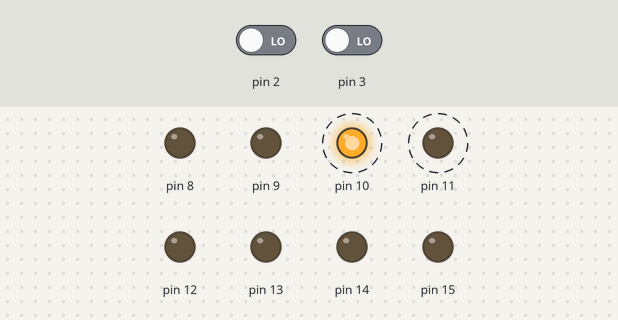
Bench run of a sketch on a simulated Arduino Uno, built with avr-gcc and run on an emulated ATmega328P. On the bench: output pins drawn as LEDs (lit = HIGH). Dashed ring = blinking. Inputs (shaded band) come from the test bench; at power-on: pin 2 LOW, pin 3 LOW. What the sketch prints to the serial monitor is not drawn.

Above: at 0.03 s.
Timing chart, 0 to 3.0 s (numbered marks = the images above):
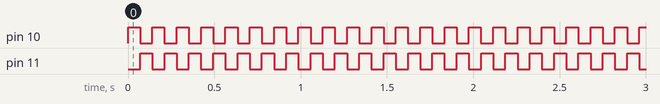

The sketch:

arduinoSonarCounter.pde
```cpp
unsigned long pulseDuration = 0;
float distance = 0;
#define SonarConversionuSperInch 147.0
#define MetersPerInch 0.0254

void setup(){
  // Set up pins 2 through ? as INPUTs
  pinMode(0, INPUT);
  pinMode(1, INPUT);
  pinMode(2, INPUT);
  pinMode(3, INPUT);
  pinMode(4, INPUT);
  pinMode(5, INPUT);
  pinMode(6, INPUT);
  pinMode(7, INPUT);
  // Set up pins 10 through ? as OUTPUTs (note that 14 and 15 are repurposed Analog Inputs (0 and 1)
  pinMode(8, OUTPUT);
  pinMode(9, OUTPUT);
  pinMode(10, OUTPUT);
  pinMode(11, OUTPUT);
  pinMode(12, OUTPUT);
  pinMode(13, OUTPUT);
  pinMode(14, OUTPUT);
  pinMode(15, OUTPUT);

  Serial.begin(115200);
}

void loop(){
  for(int i=2; i<=3; i++){
    digitalWrite(i+8,HIGH); // Start trigger
    pulseDuration = pulseIn(i, HIGH, 70000); // Record the next high duration for this sonar, timeout after 50ms
    digitalWrite(i+8,LOW); // Stop trigger

    // Compute distance in meters
    distance = (float)pulseDuration/SonarConversionuSperInch*MetersPerInch;

    // Send packet  [sonarPort],[distanceInMeters]\n
    Serial.print(i);
    Serial.print(",");
    Serial.print(distance);
    Serial.println();
  }
}
```

Measured:
- by itself, pin 10, pin 11: alternates HIGH for 0.07 s and LOW for 0.07 s
